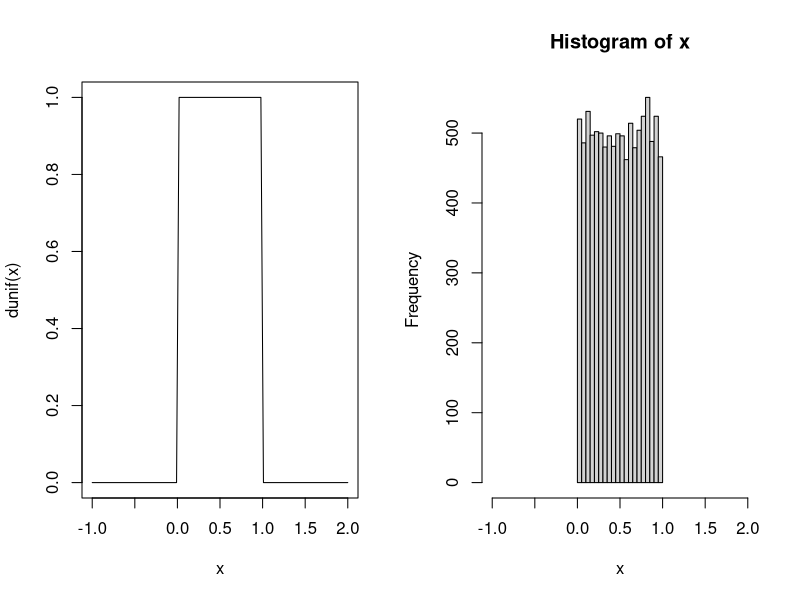
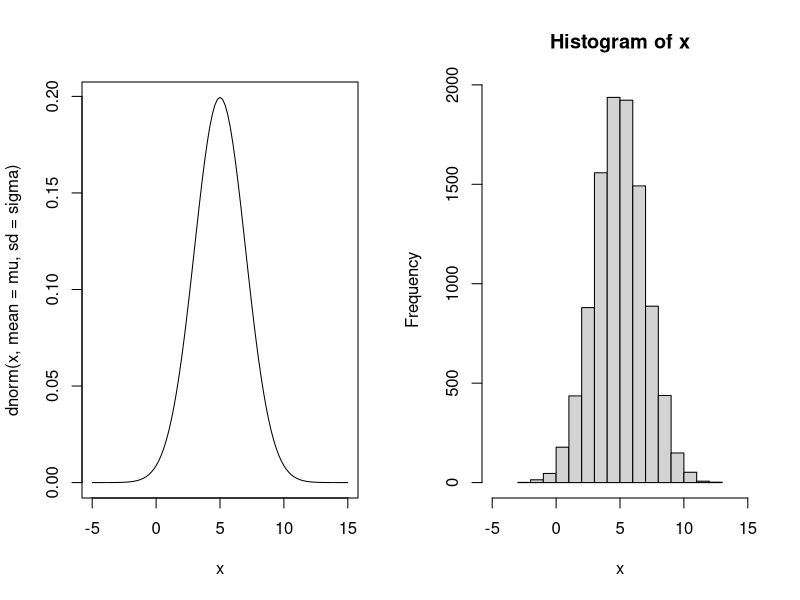

Recreate these plots in R, in order.
# Homework excercise

# Familiarise yourself with basic functions related to probability
# distributions. Run the first 

# Set window to 2-column graph
par(mfrow = c(1, 2))

# This is the sample size
n_sample = 10000


# Block 1: Uniform distribution. First plot the curve. Then generate 
# a sample of size n_sample and 
curve(dunif(x), from = -1, to = 2)
x <- runif(n_sample)
hist(x, xlim = c(-1, 2))


# Block 2: Do the same with the normal distribution: 
# need the extra parameters mean, sd. 
# They have default values. Which are these values?

mu <- 5
sigma <- 2

curve(dnorm(x, mean = mu, sd = sigma), 
      from = mu - 5 * sigma, 
      to = mu + 5 * sigma)

x <- rnorm(n_sample, mean = mu, sd = sigma)
hist(x, xlim = c(mu - 5 * sigma, mu + 5 * sigma))


# Block 3: do this a s hoework excercise.
# Chisq distribution: needs parameter df (degress of freedom). 
# There is no default value. Try with df = 1, 2, 3 
# Try to put several on the same graph (add = T when calling curve or hist)
# The distribution is chisq in R (analog unif, norm)







# Set window back to 1 x 1 column graph
par(mfrow = c(1, 2))
